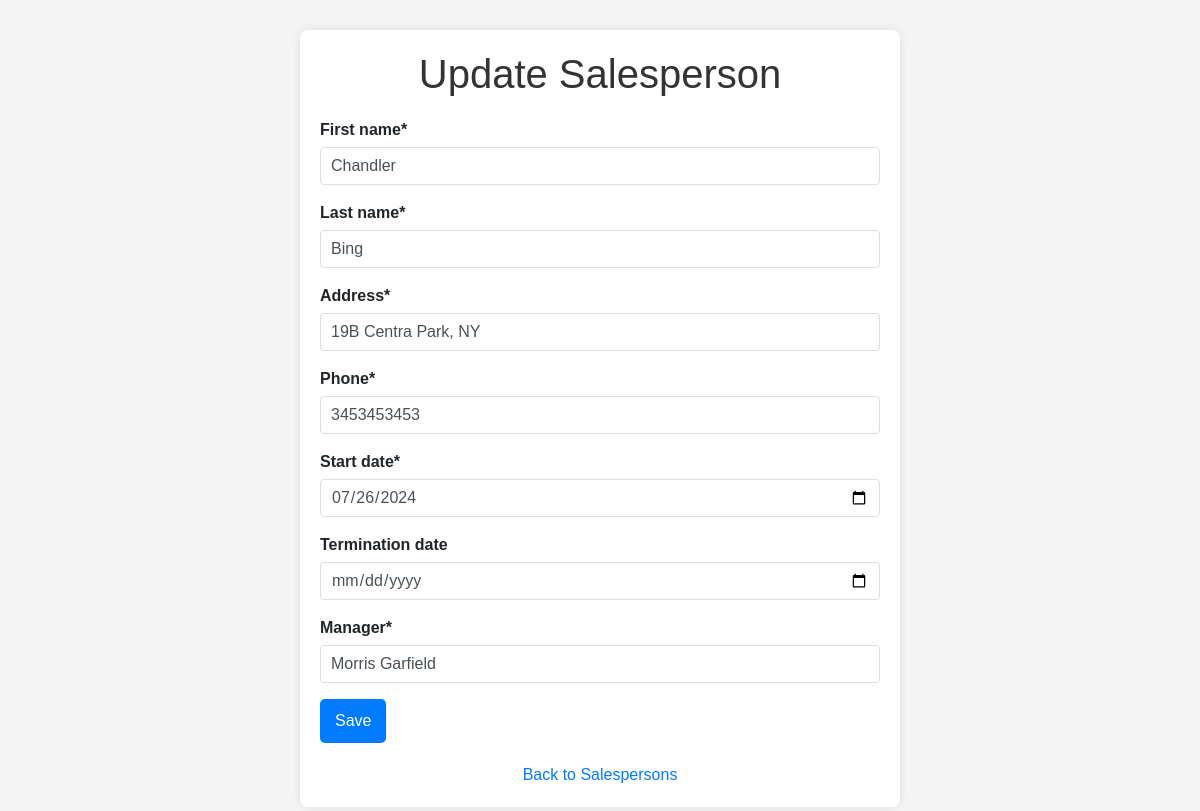
The page /salesperson/update/1/ on the database its author committed.
### sales/models.py (models this page shows, shortened)
class Salesperson(models.Model):
    first_name = models.CharField(max_length=50)
    last_name = models.CharField(max_length=50)
    address = models.CharField(max_length=255)
    phone = models.CharField(max_length=20)
    start_date = models.DateField()
    termination_date = models.DateField(null=True, blank=True)
    manager = models.CharField(max_length=100)
    class Meta:
        unique_together = ['first_name', 'last_name']

### sales/views.py (the view)
# urls.py: path('salesperson/update/<int:pk>/', views.salesperson_update, name='salesperson_update'),
def salesperson_update(request, pk):
    salesperson = get_object_or_404(Salesperson, pk=pk)
    if request.method == 'POST':
        form = SalespersonForm(request.POST, instance=salesperson)
        if form.is_valid():
            form.save()
            return redirect('salesperson_list')
    else:
        form = SalespersonForm(instance=salesperson)
    return render(request, 'sales/salesperson_form.html', {'form': form})

### sales/forms.py
class SalespersonForm(forms.ModelForm):
    class Meta:
        model = Salesperson
        fields = '__all__'
        widgets = {
            'start_date': forms.DateInput(attrs={'type': 'date'}),
            'termination_date': forms.DateInput(attrs={'type': 'date'}),
        }
    def __init__(self, *args, **kwargs):
        super(SalespersonForm, self).__init__(*args, **kwargs)
        self.helper = FormHelper()
        self.helper.form_method = 'post'
        self.helper.add_input(Submit('submit', 'Save'))

### sales/templates/sales/salesperson_form.html (shortened to what this page needs)
<!DOCTYPE html>
<html>
<head>
    {% load static %}
    {% load crispy_forms_tags %}
    <link rel="stylesheet" href="{% static 'css/styles.css' %}">
    <link rel="stylesheet" href="https://stackpath.bootstrapcdn.com/bootstrap/4.5.2/css/bootstrap.min.css">
</head>
<body>
    <div class="container">
        <h1>Update Salesperson</h1>
        <form method="post">
            <div class="form-group">
                {{ form|crispy }}
            </div>
            <div class="form-group">
                <button type="submit">Save</button>
            </div>
        </form>
        <div class="back-link">
            <a href="{% url 'salesperson_list' %}">Back to Salespersons</a>
        </div>
    </div>
</body>
</html>

### sales/static/css/styles.css (style rules this page uses)
body { font-family: Arial, sans-serif; }
.container { background: #black; padding: 20px; border-radius: 8px; box-shadow: 0 0 10px rgba(0, 0, 0, 0.1); }
h1 { text-align: center; color: #333; margin-bottom: 20px; }
a { color: #007bff; text-decoration: none; }
form { margin-bottom: 20px; }
button { padding: 10px 20px; background-color: #007bff; color: white; border: none; cursor: pointer; }

### sales/templates/sales/salesperson_form.html (style rules this page uses)
body { font-family: Arial, sans-serif; background-color: #f4f4f4; margin: 0; padding: 0; }
.container { width: 80%; max-width: 600px; margin: 30px auto; padding: 20px; background: #fff; box-shadow: 0 0 10px rgba(0, 0, 0, 0.1); border-radius: 8px; }
h1 { text-align: center; color: #333; margin-bottom: 20px; }
form { width: 100%; }
.form-group { margin-bottom: 15px; }
.form-group label { display: block; margin-bottom: 5px; font-weight: bold; }
.form-group input, .form-group select { width: 100%; padding: 10px; border: 1px solid #ddd; border-radius: 4px; }
.form-group button { background-color: #007bff; color: #fff; border: none; padding: 10px 15px; border-radius: 5px; cursor: pointer; font-size: 16px; }
.back-link { display: block; text-align: center; margin-top: 20px; }
.back-link a { color: #007bff; text-decoration: none; font-size: 16px; }

### rows shown on the page
Salesperson: first_name "Chandler", last_name "Bing", address "19B Centra Park, NY", phone "3453453453", start_date "07/26/2024", manager "Morris Garfield"
